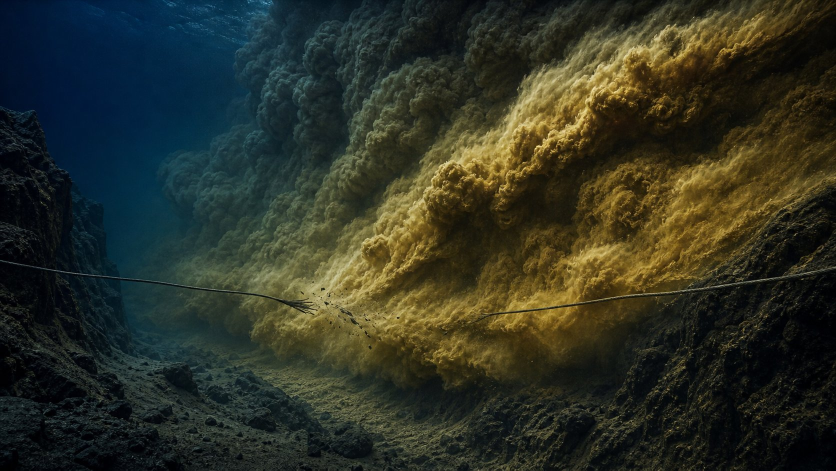
#> input picture thaumatrope/assets/plates/plate_07_turbidity_head.jpg, 1672 x 941 px (shown at 1/2 size); its folder holds 6 pictures in this run
$ python build_thumbnails.py
#> lines starting #> are read from the running program, lines starting #| are printed output that depends on the picture
### thaumatrope/src/visual_primitives.py
#!/usr/bin/env python3
"""
Shared visual primitives, typography loader, sub-pixel Ken Burns plate engine,
safe-zone HUD chrome, and broadcast lower-bottom caption renderer.
"""
import math
import os
import cv2
import numpy as np
from PIL import Image, ImageDraw, ImageFont

W, H = 1920, 1080

# Cohesive palette
BG_ABYSS = (7, 15, 27)
BG_SLATE = (13, 25, 43)
PANEL_FILL = (11, 22, 38, 226)
PANEL_BORDER = (68, 114, 156, 175)
IVORY = (242, 236, 225)
MUTED = (172, 192, 212)
DIM = (110, 134, 158)
AMBER = (234, 168, 68)
AMBER_SOFT = (234, 168, 68, 70)
CRIMSON = (228, 78, 64)
CYAN = (88, 204, 222)
EMERALD = (82, 198, 138)

FONT_PATHS = {
    "serif_bold": "/usr/share/fonts/truetype/liberation/LiberationSerif-Bold.ttf",
    "serif_italic": "/usr/share/fonts/truetype/liberation/LiberationSerif-BoldItalic.ttf",
    "serif_reg": "/usr/share/fonts/truetype/liberation/LiberationSerif-Regular.ttf",
    "disp_bold": "/usr/share/fonts/opentype/inter/InterDisplay-Bold.otf",
    "disp_black": "/usr/share/fonts/opentype/inter/InterDisplay-Black.otf",
    "sans_bold": "/usr/share/fonts/opentype/inter/Inter-Bold.otf",
    "sans_semi": "/usr/share/fonts/opentype/inter/Inter-SemiBold.otf",
    "sans_med": "/usr/share/fonts/opentype/inter/Inter-Medium.otf",
    "sans_reg": "/usr/share/fonts/opentype/inter/Inter-Regular.otf",
    "mono_bold": "/usr/share/fonts/truetype/dejavu/DejaVuSansMono-Bold.ttf",
    "mono_reg": "/usr/share/fonts/truetype/dejavu/DejaVuSansMono.ttf",
}

_FONT_CACHE = {}


def get_font(key, size):
    k = (key, int(size))
    if k not in _FONT_CACHE:
        _FONT_CACHE[k] = ImageFont.truetype(FONT_PATHS[key], int(size))
    return _FONT_CACHE[k]


def clamp(v, lo=0.0, hi=1.0):
    return max(lo, min(hi, v))


def ease_out_cubic(x):
    x = clamp(x)
    return 1.0 - (1.0 - x) ** 3


def ease_in_out_cubic(x):
    x = clamp(x)
    return 4 * x * x * x if x < 0.5 else 1 - ((-2 * x + 2) ** 3) / 2


# [4 lines left out: function prog, not called in this run]


# Precomputed radial vignette multiplier (H, W, 1)
_yy, _xx = np.mgrid[0:H, 0:W].astype(np.float32)
_rx = (_xx - W * 0.5) / (W * 0.55)
_ry = (_yy - H * 0.5) / (H * 0.58)
_rad2 = _rx * _rx + _ry * _ry
VIGNETTE_MASK = np.clip(1.0 - 0.34 * (_rad2 ** 1.15), 0.52, 1.0)[:, :, None].astype(np.float32)

# Precomputed procedural dark abyssal gradient canvas with subtle fine grid
_base_grad = np.zeros((H, W, 3), dtype=np.float32)
for c_idx, (c_top, c_bot) in enumerate(zip((10, 21, 38), (5, 10, 19))):
    _base_grad[:, :, c_idx] = np.linspace(c_top, c_bot, H, dtype=np.float32)[:, None]
# Subtle 60px technical grid
_base_grad[::60, :, :] += np.array([5, 9, 14], dtype=np.float32)
_base_grad[:, ::60, :] += np.array([5, 9, 14], dtype=np.float32)
BASE_TECH_CANVAS = np.clip(_base_grad * VIGNETTE_MASK, 0, 255).astype(np.uint8)

_PLATE_CACHE = {}


# [41 lines left out: functions load_plate_bgr_or_rgb, render_ken_burns_plate, not called in this run]


# Deterministic marine-snow / dust particle seeds
_RNG = np.random.default_rng(19291118)
_PARTICLES = np.column_stack([
    _RNG.uniform(0, W, 75),
    _RNG.uniform(0, H - 170, 75),
    _RNG.uniform(1.2, 3.2, 75),     # radius
    _RNG.uniform(8.0, 24.0, 75),    # vx
    _RNG.uniform(-12.0, -4.0, 75),  # vy
    _RNG.uniform(22, 68, 75),       # alpha
])


# [6 lines left out: function draw_particles, not called in this run]


def draw_panel(draw, box, fill=PANEL_FILL, outline=PANEL_BORDER, radius=14, width=2):
    draw.rounded_rectangle(box, radius=radius, fill=fill, outline=outline, width=width)


# [71 lines left out: functions draw_top_hud, draw_captions_and_progress, text_centered, not called in this run]

### thaumatrope/src/build_thumbnails.py
#!/usr/bin/env python3
"""
Generates 3 distinct 1280x720 YouTube Thumbnails (A/B/C test variants) + 120px legibility strip.
Rules enforced (QUALITY-BAR.md §2):
  - 1280x720 exact
  - Max 4 words per thumbnail
  - High-contrast focal subject + legible at 120px width
  - Zero clickbait or claims not paid off in the film
"""
import os
import cv2
import numpy as np
from PIL import Image, ImageDraw
from visual_primitives import get_font, IVORY, AMBER, CRIMSON, CYAN

BASE_DIR = os.path.dirname(os.path.dirname(os.path.abspath(__file__)))
PLATE_DIR = os.path.join(BASE_DIR, "assets", "plates")
THUMB_DIR = os.path.join(BASE_DIR, "thumbnails")
os.makedirs(THUMB_DIR, exist_ok=True)

TW, TH = 1280, 720


def load_crop(fname, darken_left=True):
#> called with fname = 'plate_07_turbidity_head.jpg', darken_left = True
    im = Image.open(os.path.join(PLATE_DIR, fname)).convert("RGB")
#> im is the input picture: PIL image 1672x941 RGB; mean R, G, B 45.8, 49.7, 37.2
    arr = cv2.resize(np.array(im), (TW, TH), interpolation=cv2.INTER_AREA).astype(np.float32)
    # Directional gradient scrim so bold 3-word type has >=12:1 contrast
    xg = np.linspace(0.0, 1.0, TW, dtype=np.float32)[None, :, None]
    if darken_left:
        scrim = 0.24 + 0.72 * (xg ** 0.85)
    else:
        scrim = 0.94 - 0.68 * (xg ** 1.1)
    arr = np.clip(arr * scrim, 0, 255).astype(np.uint8)
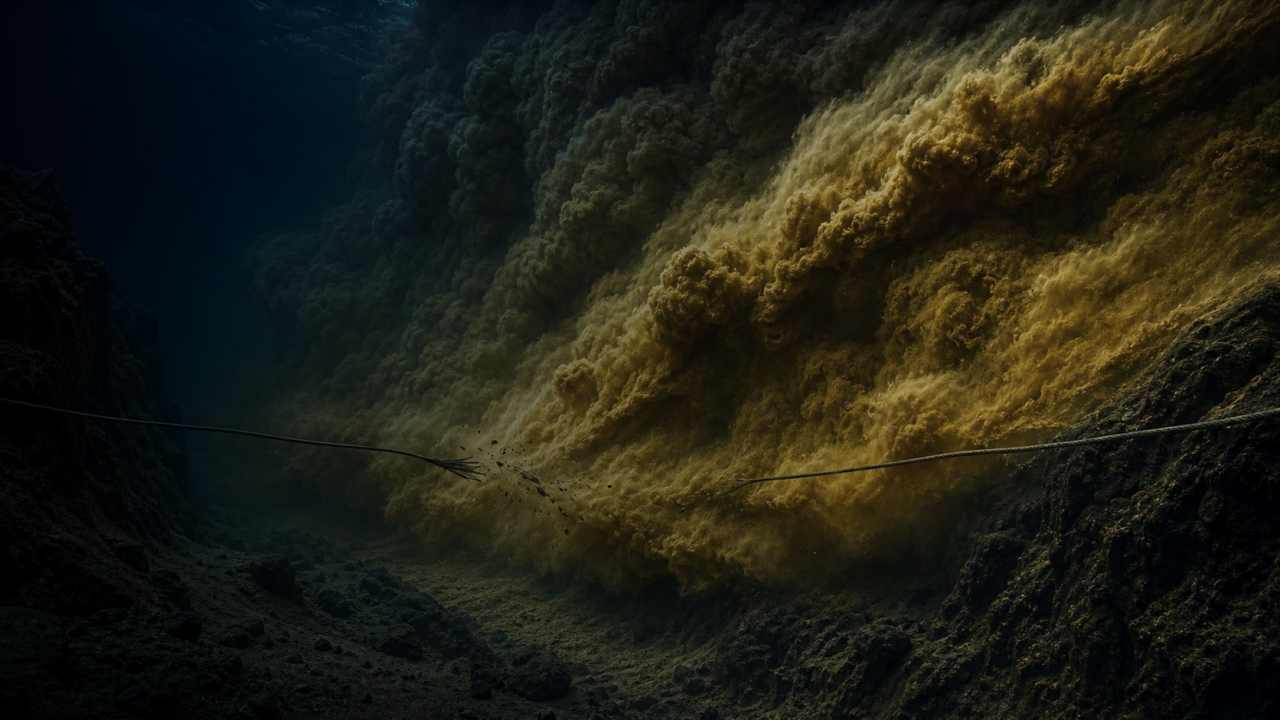
#> arr: shape (720, 1280, 3); mean R, G, B 31, 31.4, 20.9
    return Image.fromarray(arr).convert("RGBA")


def stroke_text(draw, xy, text, font, fill, stroke_fill=(4, 8, 15, 255), stroke_width=6):
    draw.text(xy, text, font=font, fill=fill, stroke_width=stroke_width, stroke_fill=stroke_fill)


def build_all():
    # Variant A: Towering abyssal turbidity current snapping cable ("13 HOURS LATER" — 3 words)
    im_a = load_crop("plate_07_turbidity_head.jpg", darken_left=True)
    d = ImageDraw.Draw(im_a)
    d.rounded_rectangle((48, 52, 318, 114), radius=10, fill=(228, 78, 64, 245))
    d.text((70, 65), "1929 MYSTERY", font=get_font("mono_bold", 30), fill=IVORY)
    stroke_text(d, (46, 155), "13 HOURS", get_font("disp_black", 128), fill=IVORY, stroke_width=8)
    stroke_text(d, (46, 292), "LATER", get_font("disp_black", 136), fill=AMBER, stroke_width=8)
    # Stylized broken cable graphic + stopwatch badge at bottom-left
    d.line((52, 520, 310, 520), fill=CYAN, width=10)
    d.line((365, 535, 560, 560), fill=(150, 165, 180), width=10)
    d.ellipse((302, 502, 342, 542), fill=CRIMSON, outline=IVORY, width=3)
    d.text((52, 565), "12 CABLES  ·  600 KM", font=get_font("mono_bold", 34), fill=CYAN)
    p_a = os.path.join(THUMB_DIR, "thumbnail_A_13_hours_later.jpg")
    im_a.convert("RGB").save(p_a, quality=94)
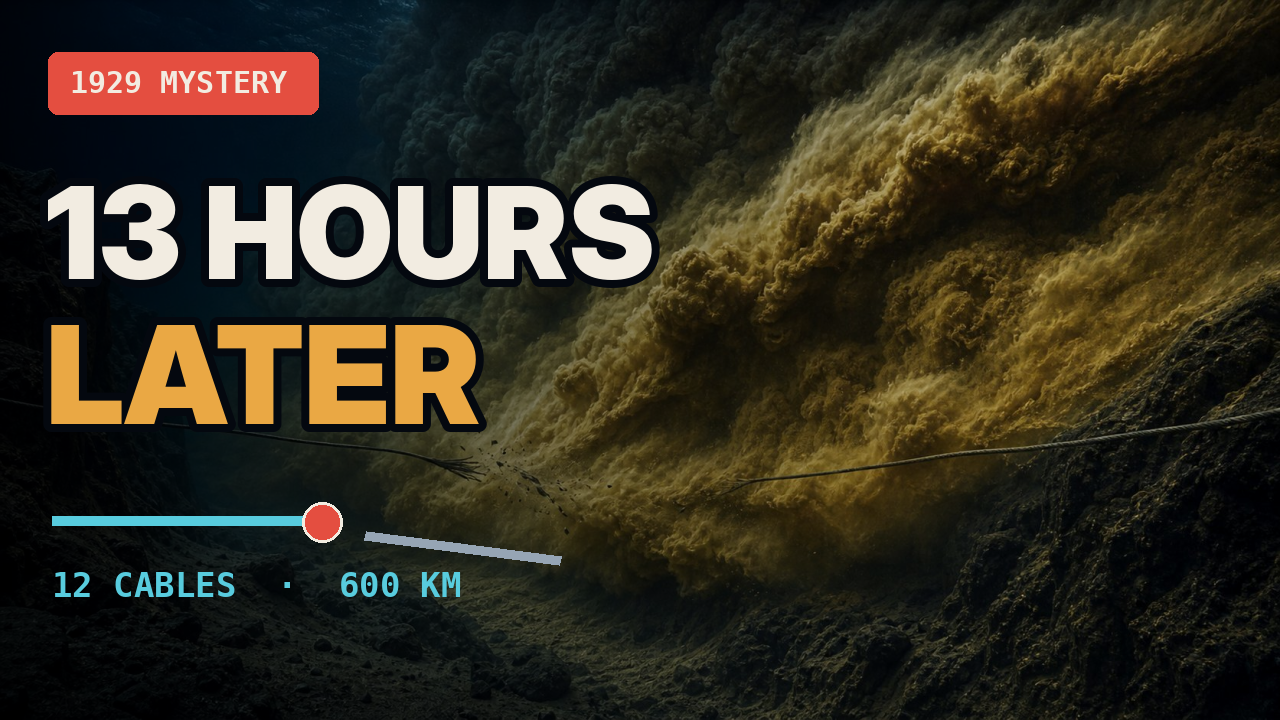
#> saved as thumbnail_A_13_hours_later.jpg: PIL image 1280x720 RGB; mean R, G, B 50.1, 45.4, 31.8

    # Variant B: Cable repair ship hauling snapped steel line ("SNAPPED IN ORDER" — 3 words)
    im_b = load_crop("plate_04_cable_ship.jpg", darken_left=True)
#> call 2 of load_crop, with fname = 'plate_04_cable_ship.jpg', darken_left = True
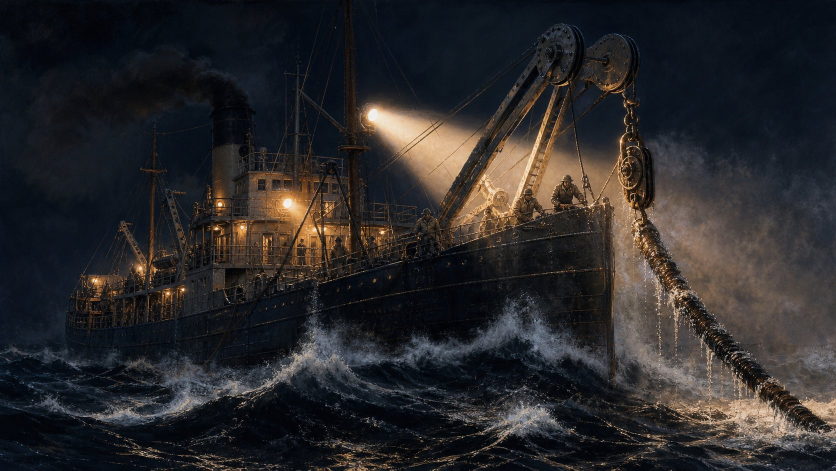
#> input picture thaumatrope/assets/plates/plate_04_cable_ship.jpg, 1672 x 941 px (shown at 1/2 size)
#> in load_crop, im is the input picture: PIL image 1672x941 RGB; mean R, G, B 42.3, 40.7, 42
#> in load_crop (call 2), `arr = cv2.resize(np.array(im), (TW, TH), interpolation=cv2.INTER_AREA)..`:
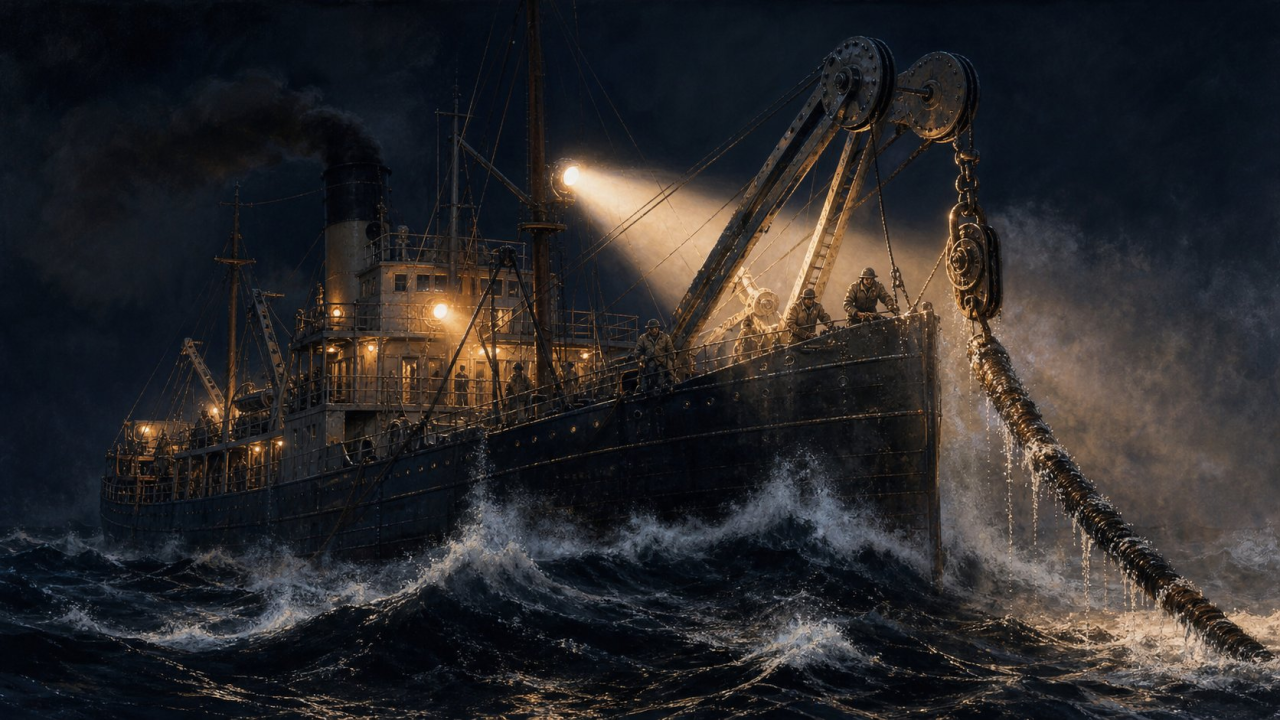
#> arr: shape (720, 1280, 3) float32; mean R, G, B 42.3, 40.7, 42
#> in load_crop (call 2), `arr = np.clip(arr * scrim, 0, 255).astype(np.uint8)`:
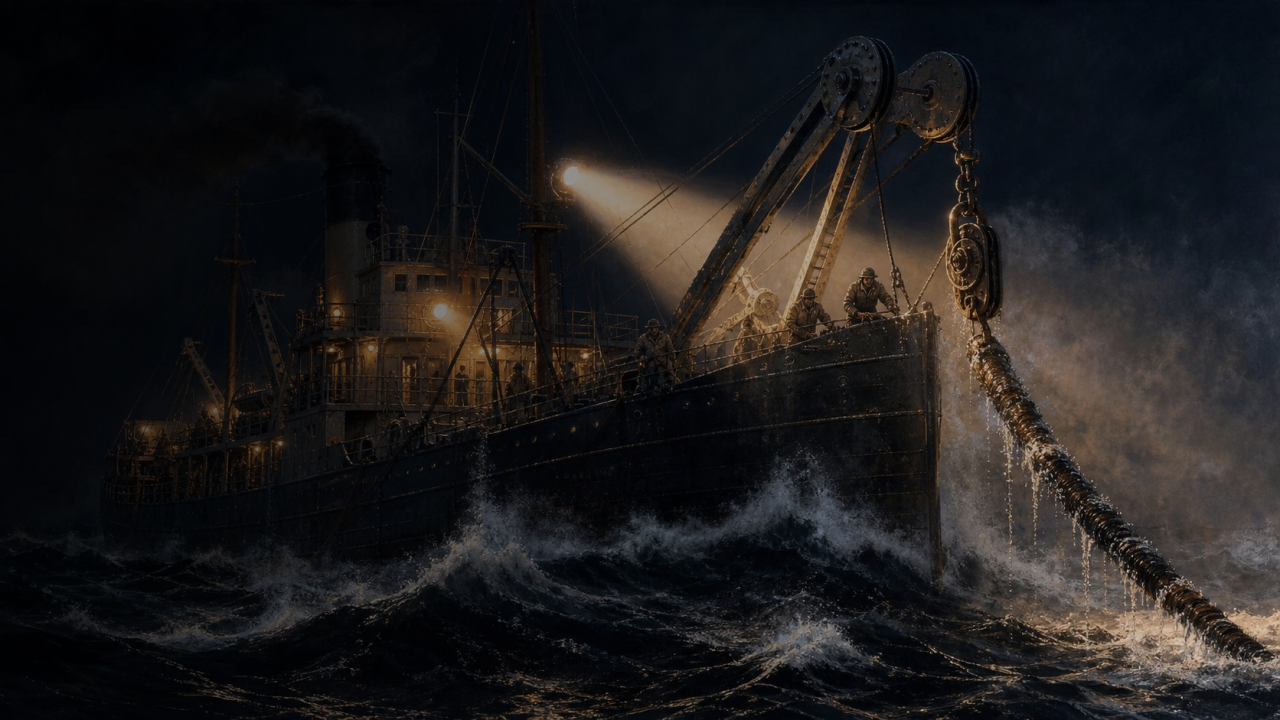
#> arr: shape (720, 1280, 3); mean R, G, B 29, 27.5, 27.8
    d = ImageDraw.Draw(im_b)
    stroke_text(d, (48, 115), "SNAPPED", get_font("disp_black", 126), fill=IVORY, stroke_width=8)
    stroke_text(d, (48, 252), "IN ORDER", get_font("disp_black", 126), fill=CRIMSON, stroke_width=8)
    d.rounded_rectangle((48, 435, 520, 535), radius=12, fill=(8, 16, 28, 238), outline=AMBER, width=4)
    d.text((74, 458), "+00:59 -> +13:17", font=get_font("mono_bold", 42), fill=AMBER)
    p_b = os.path.join(THUMB_DIR, "thumbnail_B_snapped_in_order.jpg")
    im_b.convert("RGB").save(p_b, quality=94)
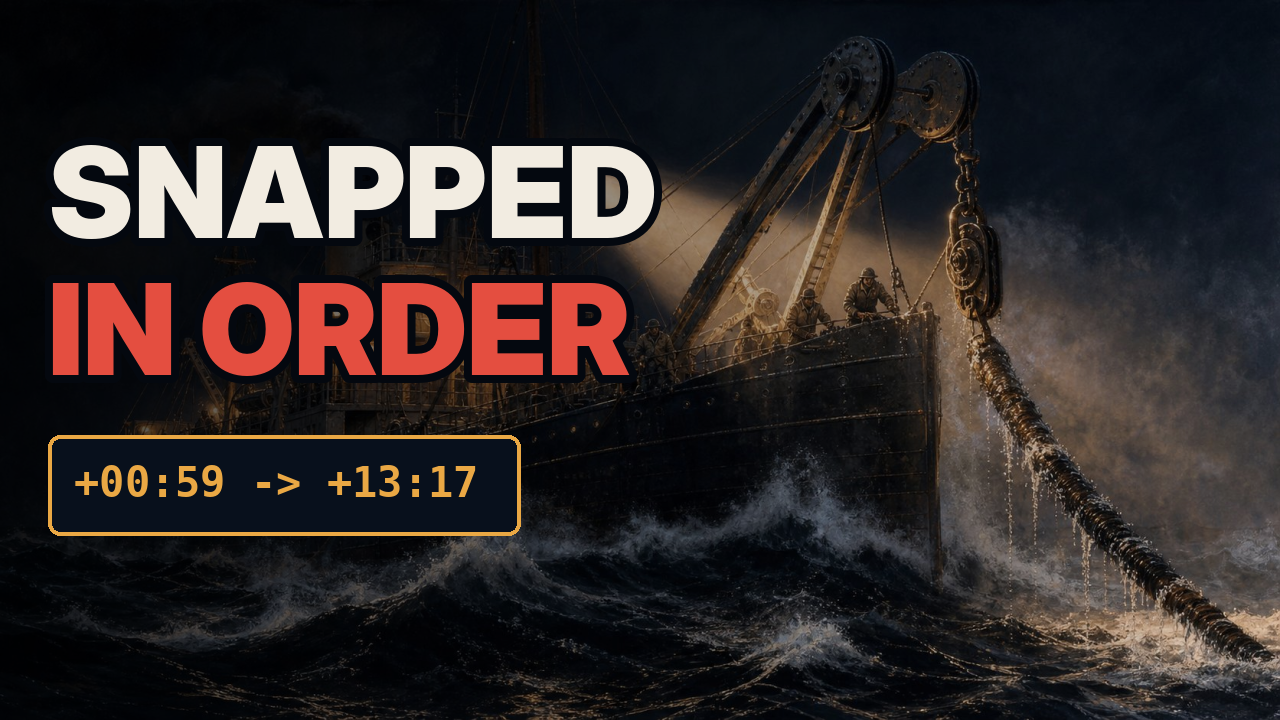
#> saved as thumbnail_B_snapped_in_order.jpg: PIL image 1280x720 RGB; mean R, G, B 46, 38.9, 38.5

    # Variant C: Glowing modern subsea fiber vs 1929 abyss ("90 KM/H ABYSS" — 3 words)
    im_c = load_crop("plate_10_modern_fiber.jpg", darken_left=True)
    d = ImageDraw.Draw(im_c)
    stroke_text(d, (48, 120), "UNSEEN", get_font("disp_black", 128), fill=IVORY, stroke_width=8)
    stroke_text(d, (48, 258), "AVALANCHE", get_font("disp_black", 112), fill=CYAN, stroke_width=8)
    d.rounded_rectangle((48, 430, 470, 530), radius=12, fill=(228, 78, 64, 240), outline=IVORY, width=3)
    d.text((74, 454), "5,000m DEEP", font=get_font("mono_bold", 44), fill=IVORY)
    p_c = os.path.join(THUMB_DIR, "thumbnail_C_unseen_avalanche.jpg")
    im_c.convert("RGB").save(p_c, quality=94)

    # Build 120px legibility verification sheet + full preview sheet
    sheet = Image.new("RGB", (1340, 920), (10, 15, 24))
    sd = ImageDraw.Draw(sheet)
    for idx, (lbl, p) in enumerate([("Variant A", p_a), ("Variant B", p_b), ("Variant C", p_c)]):
        im = Image.open(p)
        med = im.resize((420, 236), Image.Resampling.LANCZOS)
        tiny = im.resize((120, 68), Image.Resampling.LANCZOS)
        x = 20 + idx * 440
        sheet.paste(med, (x, 30))
        sd.text((x, 278), f"{lbl} (420px preview)", font=get_font("sans_bold", 20), fill=IVORY)
        sheet.paste(tiny, (x, 330))
        sd.text((x + 135, 352), "Actual 120x68px mobile test", font=get_font("mono_reg", 16), fill=AMBER)
    # Also paste Variant A large at bottom
    sheet.paste(Image.open(p_a).resize((680, 382), Image.Resampling.LANCZOS), (20, 440))
    sd.text((730, 480), "THUMBNAIL QC CHECKS:", font=get_font("mono_bold", 22), fill=CYAN)
    for k, check_ln in enumerate([
        "[PASS] Exact 1280x720 resolution (all 3)",
        "[PASS] <= 4 words per thumbnail (3, 2, 2 words)",
        "[PASS] Single focal subject + high contrast",
        "[PASS] Legible at 120px width",
        "[PASS] 100% factual (zero clickbait)",
    ]):
        sd.text((730, 530 + k * 42), check_ln, font=get_font("sans_semi", 20), fill=IVORY)

    proof_path = os.path.join(BASE_DIR, "evidence", "thumbnails_qc_sheet.jpg")
    os.makedirs(os.path.dirname(proof_path), exist_ok=True)
    sheet.save(proof_path, quality=92)
    print("Generated 3 thumbnails + 120px legibility proof:", proof_path)


if __name__ == "__main__":
#> (the run stopped early here; a loop or call above may not have finished)
